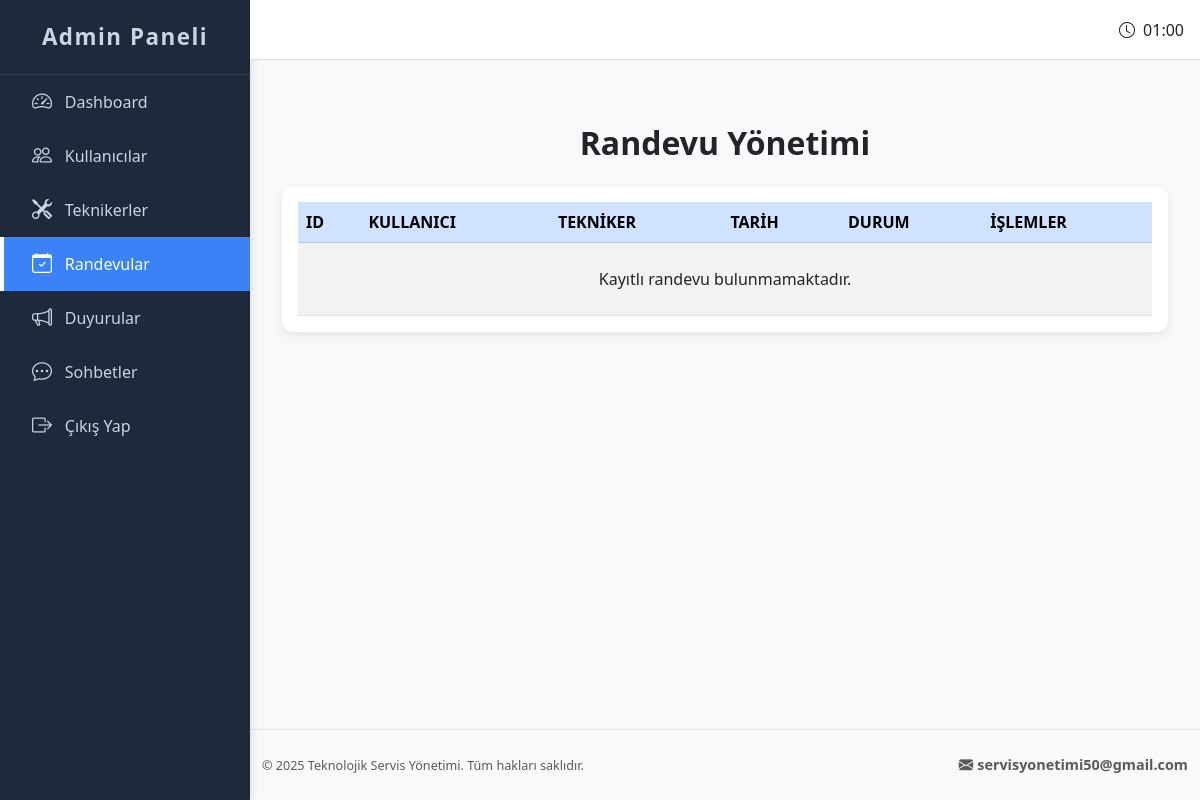
The app's page /admin/manage_appointments (signed in), older data.
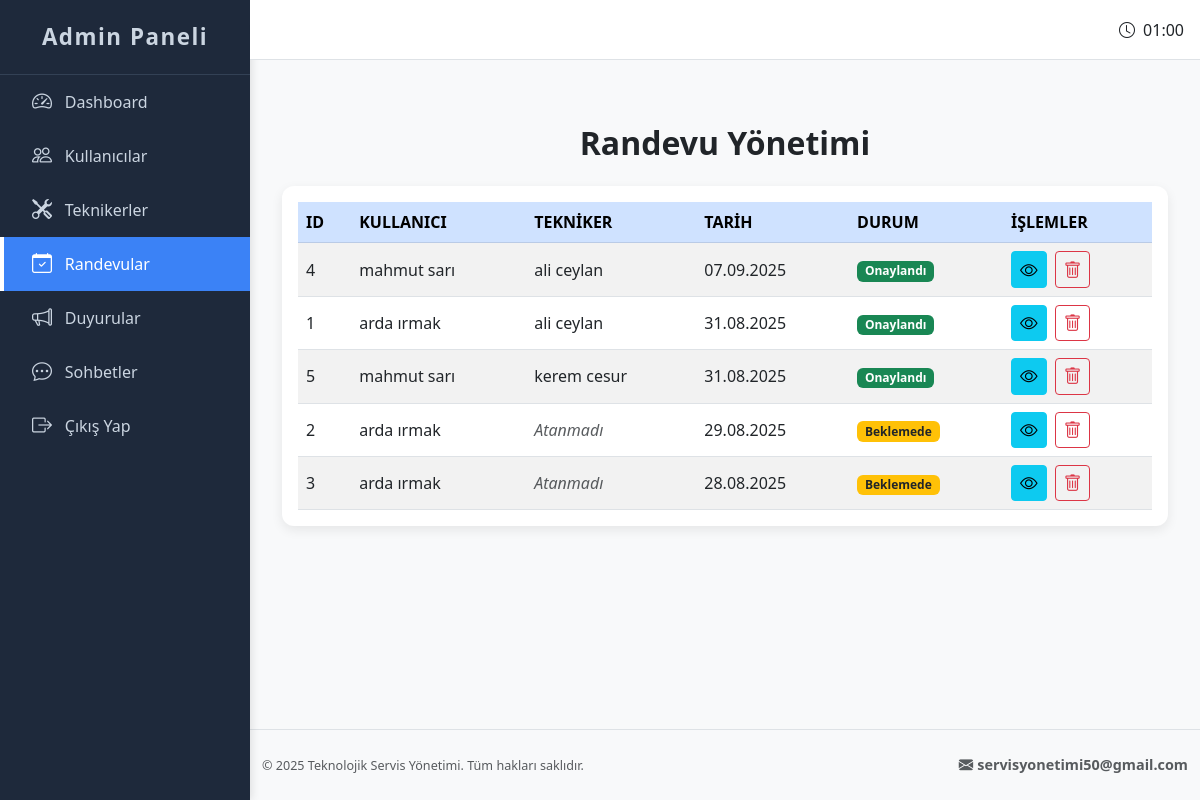
The same page, newer data.
### app.py (models this page shows, shortened)
class Appointment(db.Model):
    __tablename__ = 'appointments'
    id = db.Column(db.Integer, primary_key=True)
    user_id = db.Column(db.Integer, db.ForeignKey('users.id'), nullable=False)
    technician_id = db.Column(db.Integer, db.ForeignKey('technicians.id'), nullable=True)
    date = db.Column(db.Date, nullable=False)
    uzmanlik = db.Column(db.String(100), nullable=False)
    destek_modeli = db.Column(db.String(50), nullable=False)
    category = db.Column(db.String(50), nullable=False)
    description = db.Column(db.Text, nullable=False)
    status = db.Column(db.String(20), nullable=False, default='Beklemede')
    user = db.relationship('User', backref='appointments')
    technician = db.relationship('Technician', backref='appointments')  # Tekniker ilişkisi tanımlı

class User(UserMixin, db.Model):
    __tablename__ = 'users'
    id = db.Column(db.Integer, primary_key=True)
    ad = db.Column(db.String(50), nullable=False)
    soyad = db.Column(db.String(50), nullable=False)
    email = db.Column(db.String(100), unique=True, nullable=False)
    tc = db.Column(db.String(11), unique=True, nullable=False)
    telefon = db.Column(db.String(11), unique=True, nullable=False)
    dogum_tarihi = db.Column(db.Date, nullable=False)
    cinsiyet = db.Column(db.String(10), nullable=False)
    konum = db.Column(db.String(50))
    sifre = db.Column(db.String(255), nullable=False)
    kayit_tarihi = db.Column(db.DateTime, default=datetime.utcnow)

class Technician(UserMixin, db.Model):
    __tablename__ = 'technicians'
    id = db.Column(db.Integer, primary_key=True)
    ad = db.Column(db.String(50), nullable=False)
    soyad = db.Column(db.String(50), nullable=False)
    email = db.Column(db.String(100), unique=True, nullable=False)
    telefon = db.Column(db.String(11), unique=True, nullable=False)
    tc = db.Column(db.String(11), unique=True, nullable=False)
    dogum_tarihi = db.Column(db.Date, nullable=False)
    uzmanlik = db.Column(db.String(100), nullable=False)
    destek_modeli = db.Column(db.String(50), nullable=False)
    tecrube = db.Column(db.Integer, nullable=False)
    konum = db.Column(db.String(50))
    referans = db.Column(db.Text)
    ek_yetenekler = db.Column(db.Text)
    sifre = db.Column(db.String(255), nullable=False)
    kayit_tarihi = db.Column(db.DateTime, default=datetime.utcnow)
    onay = db.Column(db.Boolean, default=False)    # Tekniker onayı
    iptal = db.Column(db.Boolean, default=False)   # Tekniker iptal durumu

### app.py (the view)
@app.route('/admin/manage_appointments')
def manage_appointments():
    if 'admin_id' not in session:
        flash('Admin girişi yapmalısınız!', 'danger')
        return redirect(url_for('admin_login'))
    appointments = Appointment.query.order_by(Appointment.date.desc()).all()
    return render_template("manage_appointments.html", appointments=appointments)

### templates/manage_appointments.html (shortened to what this page needs)
{% extends "base_admin.html" %}
{% block head %}
<link rel="stylesheet" href="https://cdn.datatables.net/1.13.6/css/dataTables.bootstrap5.min.css" />
{% endblock %}
{% block content %}
<div class="container mt-5 px-3 px-md-0">
  <h2 class="mb-4 text-center fw-bold">Randevu Yönetimi</h2>
  <div class="table-responsive">
    <table id="appointmentsTable" class="table table-striped table-hover align-middle mb-0">
      <thead class="table-primary text-primary text-uppercase">
        <tr>
          <th>ID</th>
          <th>Kullanıcı</th>
          <th>Tekniker</th>
          <th>Tarih</th>
          <th>Durum</th>
          <th>İşlemler</th>
        </tr>
      </thead>
      <tbody>
        {% for appointment in appointments %}
        <tr>
          <td>{{ appointment.id }}</td>
          <td>{{ appointment.user.ad }} {{ appointment.user.soyad }}</td>
          <td>
            {% if appointment.technician %}
              {{ appointment.technician.ad }} {{ appointment.technician.soyad }}
            {% else %}
              <span class="text-muted fst-italic">Atanmadı</span>
            {% endif %}
          </td>
          <td>{{ appointment.date.strftime('%d.%m.%Y') }}</td>
          <td>
            {% if appointment.status == 'Onaylandı' %}
              <span class="badge bg-success">Onaylandı</span>
            {% elif appointment.status == 'İptal Edildi' %}
              <span class="badge bg-danger">İptal Edildi</span>
            {% else %}
              <span class="badge bg-warning text-dark">Beklemede</span>
            {% endif %}
          </td>
          <td>
            <button type="button" class="btn btn-sm btn-info me-1"
              data-bs-toggle="modal" data-bs-target="#appointmentModal"
              data-id="{{ appointment.id }}"
              data-user="{{ appointment.user.ad }} {{ appointment.user.soyad }}"
              data-technician="{% if appointment.technician %}{{ appointment.technician.ad }} {{ appointment.technician.soyad }}{% else %}Atanmadı{% endif %}"
              data-date="{{ appointment.date.strftime('%d.%m.%Y') }}"
              data-status="{{ appointment.status }}"
              data-description="{{ appointment.description }}">
              <i class="bi bi-eye"></i>
            </button>
            <button type="button" class="btn btn-sm btn-outline-danger"
              data-bs-toggle="modal"
              data-bs-target="#cancelAppointmentModal"
              data-id="{{ appointment.id }}"
              data-user="{{ appointment.user.ad }} {{ appointment.user.soyad }}"
              {% if appointment.status == 'İptal Edildi' %}disabled{% endif %}>
              <i class="bi bi-trash"></i>
            </button>
          </td>
        </tr>
        {% else %}
        <tr><td colspan="6" class="text-center py-4">Kayıtlı randevu bulunmamaktadır.</td></tr>
        {% endfor %}
      </tbody>
    </table>
  </div>
</div>
{% endblock %}

### templates/base_admin.html (shortened to what this page needs)
<!DOCTYPE html>
<html lang="tr">
<head>
  <link href="https://cdn.jsdelivr.net/npm/bootstrap@5.3.0/dist/css/bootstrap.min.css" rel="stylesheet" />
  <link href="https://cdn.jsdelivr.net/npm/bootstrap-icons@1.10.5/font/bootstrap-icons.css" rel="stylesheet" />
  <link rel="stylesheet" href="{{ url_for('static', filename='base_admin.css') }}">
  {% block head %}{% endblock %}
</head>
<body>
  <nav class="sidebar" id="sidebar">
    <div class="sidebar-header">
      Admin Paneli
    </div>
    <a href="{{ url_for('admin_dashboard') }}" class="nav-link {% if request.endpoint == 'admin_dashboard' %}active{% endif %}">
      <i class="bi bi-speedometer2"></i> <span class="link-text">Dashboard</span>
    </a>
    <a href="{{ url_for('manage_users') }}" class="nav-link {% if request.endpoint == 'manage_users' %}active{% endif %}">
      <i class="bi bi-people"></i> <span class="link-text">Kullanıcılar</span>
    </a>
    <a href="{{ url_for('manage_technicians') }}" class="nav-link {% if request.endpoint == 'manage_technicians' %}active{% endif %}">
      <i class="bi bi-tools"></i> <span class="link-text">Teknikerler</span>
    </a>
    <a href="{{ url_for('manage_appointments') }}" class="nav-link {% if request.endpoint == 'manage_appointments' %}active{% endif %}">
      <i class="bi bi-calendar-check"></i> <span class="link-text">Randevular</span>
    </a>
    <a href="{{ url_for('announcement_add') }}" class="nav-link {% if request.endpoint == 'announcement_add' %}active{% endif %}">
      <i class="bi bi-megaphone"></i> <span class="link-text">Duyurular</span>
    </a>
<a href="{{ url_for('admin_messages') }}" class="nav-link {% if request.endpoint == 'admin_messages' %}active{% endif %}">
  <i class="bi bi-chat-dots"></i> <span class="link-text">Sohbetler</span>
</a>
    <a href="{{ url_for('admin_logout') }}" class="nav-link logout-hover">
      <i class="bi bi-box-arrow-right"></i> <span class="link-text">Çıkış Yap</span>
    </a>
  </nav>
  <nav class="navbar">
    <div class="time-info">
      <i class="bi bi-clock me-1"></i> <span id="clock"></span>
    </div>
  </nav>
  <main class="content">
    {% block content %}{% endblock %}
  </main>
  <footer class="footer bg-light border-top mt-auto py-4">
    <div class="container">
      <div class="row align-items-center">
        <div class="col-md-6 text-center text-md-start mb-3 mb-md-0">
          <small class="text-muted">&copy; 2025 Teknolojik Servis Yönetimi. Tüm hakları saklıdır.</small>
        </div>
        <div class="col-md-6 d-flex justify-content-center justify-content-md-end gap-3">
          <a href="mailto:servisyonetimi50@gmail.com" class="text-muted text-decoration-none d-flex align-items-center gap-1 fw-semibold hover-primary">
            <i class="bi bi-envelope-fill"></i> servisyonetimi50@gmail.com
          </a>
        </div>
      </div>
    </div>
  </footer>
</body>
</html>

### static/base_admin.css (style rules this page uses)
:root { --sidebar-width: 250px; --sidebar-collapsed-width: 70px; --sidebar-bg: #1e293b; --sidebar-color: #cbd5e1; --sidebar-hover-bg: #334155; --sidebar-active-bg: #3b82f6; --sidebar-active-color: #ffffff; --transition-speed: 0.3s; --navbar-height: 60px; --footer-height: 50px; }
html, body { height: 100%; margin: 0; }
body { display: flex; flex-direction: column; min-height: 100vh; background-color: #f4f6f9; font-family: 'Segoe UI', Tahoma, Geneva, Verdana, sans-serif; }
.sidebar { position: fixed; top: 0; left: 0; height: 100vh; width: var(--sidebar-width); background-color: var(--sidebar-bg); color: var(--sidebar-color); display: flex; flex-direction: column; transition: width var(--transition-speed); overflow: hidden; box-shadow: 2px 0 8px rgba(0,0,0,0.1); z-index: 1040; }
.sidebar-header { padding: 1.25rem 1.5rem; font-size: 1.4rem; font-weight: 700; text-align: center; letter-spacing: 1.5px; border-bottom: 1px solid #334155; user-select: none; white-space: nowrap; }
.nav-link { color: var(--sidebar-color); padding: 0.75rem 1.75rem; font-weight: 500; display: flex; align-items: center; gap: 0.8rem; border-left: 4px solid transparent; transition: color var(--transition-speed), background-color var(--transition-speed), border-left-color var(--transition-speed); white-space: nowrap; }
.nav-link.active { background-color: var(--sidebar-active-bg); color: var(--sidebar-active-color); border-left-color: var(--sidebar-active-color); }
.nav-link i { font-size: 1.25rem; min-width: 20px; text-align: center; }
main.content { flex: 1 0 auto; margin-left: var(--sidebar-width); padding: 2rem; padding-top: calc(var(--navbar-height) + 1rem); transition: margin-left var(--transition-speed); min-height: calc(100vh - var(--navbar-height) - var(--footer-height)); box-sizing: border-box; }
.navbar { height: var(--navbar-height); line-height: var(--navbar-height); padding: 0 1rem; position: fixed; top: 0; left: var(--sidebar-width); right: 0; z-index: 1050; background-color: #fff; border-bottom: 1px solid #dee2e6; transition: left var(--transition-speed); display: flex; align-items: center; justify-content: flex-end; }
footer.footer { flex-shrink: 0; margin-left: var(--sidebar-width); background-color: #f8f9fa; border-top: 1px solid #ddd; transition: margin-left var(--transition-speed); padding: 1rem 0; font-size: 0.9rem; color: #6c757d; min-height: var(--footer-height); line-height: 1.5; box-sizing: border-box; }

### templates/manage_appointments.html (style rules this page uses)
body { background-color: #f8f9fa; font-family: 'Segoe UI', Tahoma, Geneva, Verdana, sans-serif; }
.table-responsive { background: #fff; border-radius: 0.75rem; box-shadow: 0 4px 12px rgba(0, 0, 0, 0.08); padding: 1rem; }
.btn i { vertical-align: middle; font-size: 1.1rem; }

Row changes from the older to the newer data that the page shows:
added Appointment: id "4", user.ad "mahmut", user.soyad "sarı", technician.ad "ali", technician.soyad "ceylan", date "07.09.2025", status "Onaylandı"
added Appointment: id "1", user.ad "arda", user.soyad "ırmak", technician.ad "ali", technician.soyad "ceylan", date "31.08.2025", status "Onaylandı"
added Appointment: id "5", user.ad "mahmut", user.soyad "sarı", technician.ad "kerem", technician.soyad "cesur", date "31.08.2025", status "Onaylandı"
added Appointment: id "2", user.ad "arda", user.soyad "ırmak", shows "Atanmadı", date "29.08.2025", shows "Beklemede"
added Appointment: id "3", user.ad "arda", user.soyad "ırmak", shows "Atanmadı", date "28.08.2025", shows "Beklemede"
Text that changed along with them:
text no longer shown: "Kayıtlı randevu bulunmamaktadır."
